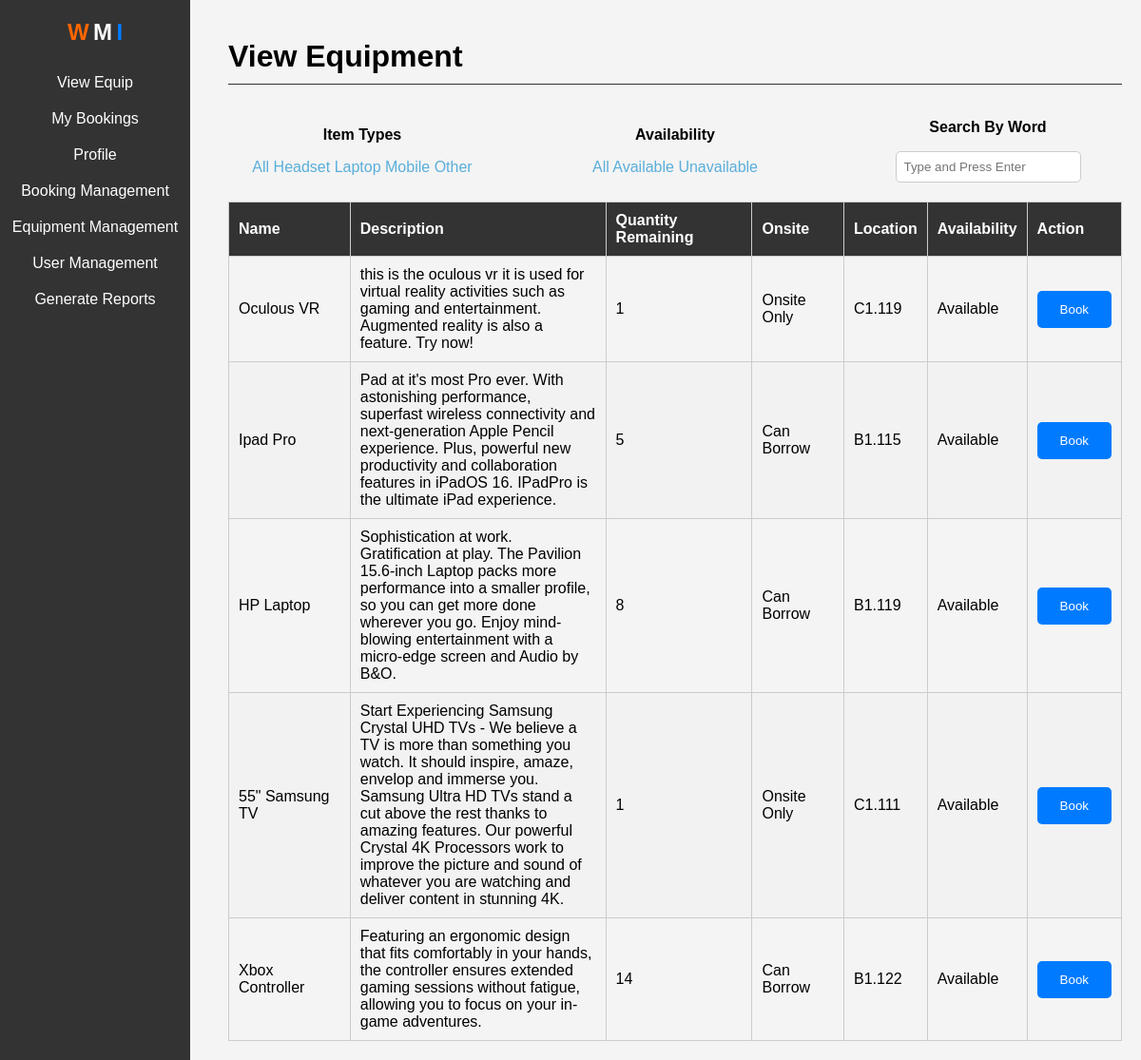
The app's page /equipmentView/ (signed in) with its own data.
### SchoolSystem/models.py (models this page shows, shortened)
class ItemType(models.Model):
    type = models.CharField(max_length=200)

class ItemStatus(models.Model):
    status = models.CharField(max_length=100)

class Item(models.Model):
    deviceSerialNumber = models.CharField(max_length=50, null=True, blank=True)
    name = models.CharField(max_length=50)
    type = models.ForeignKey('ItemType', on_delete=models.SET_NULL, null=True)
    CPU = models.CharField(max_length=50, null=True, blank=True)
    GPU = models.CharField(max_length=50, null=True, blank=True)
    RAM = models.CharField(max_length=50, null=True, blank=True)
    status = models.ForeignKey('ItemStatus', on_delete=models.SET_NULL, null=True)
    onsite = models.CharField(max_length=50, null=True, blank=True)
    audit = models.CharField(max_length=50, null=True, blank=True)
    item_inventory = models.IntegerField(null=True, blank=True)
    quantity = models.IntegerField(null=True, blank=True)
    location = models.CharField(max_length=50, null=True, blank=True)
    dateOut = models.CharField(max_length=50, null=True, blank=True)
    dateReturn = models.CharField(max_length=50, null=True, blank=True)
    description = models.TextField(null=True, blank=True)
    comments = models.TextField(null=True, blank=True)
    warranty_duration = models.CharField(max_length=50, null=True, blank=True)
    user = models.ForeignKey(User, on_delete=models.SET_NULL, null=True, blank=True)

### SchoolSystem/views.py (the view)
# urls.py: path("equipmentView/", views.equipmentView, name = "equipmentView"),
@login_required
def equipmentView(request):
    user = request.user
    is_staff = user.is_staff
    itemtypes = ItemType.objects.all()
    itemstatus = ItemStatus.objects.all()
    q = request.GET.get('q') if request.GET.get('q') is not None else ""
    status_filter = request.GET.get('status')
    type_filter = request.GET.get('type')
    sort_by = request.GET.get('sort')
    items = Item.objects.filter(
        Q(type__type__icontains=q) |
        Q(name__icontains=q) |
        Q(deviceSerialNumber__icontains=q) |
        Q(CPU__icontains=q) |
        Q(GPU__icontains=q) |
        Q(RAM__icontains=q) |
        Q(location__icontains=q) |
        Q(status__status__icontains=q)
    )
    if status_filter:
        items = items.filter(status__status=status_filter)
    if type_filter:
        items = items.filter(type__type=type_filter)
    if sort_by:
        items = items.order_by(sort_by)
    totalInventory = items.count()
    booking_form = BookingUserForm()
    context = {
        'items': items,
        'itemtypes': itemtypes,
        'itemstatus': itemstatus,
        'totalInventory': totalInventory,
        'booking_form': booking_form,
        'is_staff': is_staff
    }
    return render(request, 'equipmentView.html', context)

### SchoolSystem/forms.py
class BookingUserForm(forms.ModelForm):
    start_date = forms.DateField(label='Start Date', widget=forms.DateInput(attrs={'type': 'date'}))
    start_time = forms.TimeField(label='Start Time', widget=forms.TimeInput(attrs={'type': 'time'}))
    end_date = forms.DateField(label='End Date', widget=forms.DateInput(attrs={'type': 'date'}))
    end_time = forms.TimeField(label='End Time', widget=forms.TimeInput(attrs={'type': 'time'}))
    class Meta:
        model = Booking
        fields = [ 'start_date', 'start_time', 'end_date', 'end_time']

### SchoolSystem/templates/equipmentView.html (shortened to what this page needs)
<!DOCTYPE html>
<html lang="en">
<head>
</head>
<body>
    <div class="sidebar">
        <div class="sidebar-logo">
            <span style="font-size: 24px; font-weight: bold; color: #ff6600;">W</span>
            <span style="font-size: 24px; font-weight: bold; color: #ffffff;">M</span>
            <span style="font-size: 24px; font-weight: bold; color: #007bff;">I</span>
        </div>
        <ul>
            <li><a href="{% url 'equipmentView' %}">View Equip</a></li>
            <li><a href="{% url 'bookings_view' %}">My Bookings</a></li>
            <li><a href="{% url 'profile_management' %}">Profile</a></li>
            {% if is_staff %}
            <li><a href="{% url 'booking_management' %}">Booking Management</a></li>
            <li><a href="{% url 'equipmentManagement' %}">Equipment Management</a></li>
            <li><a href="{% url 'user_management' %}">User Management</a></li>
            <li><a href="{% url 'reports' %}">Generate Reports</a></li>
            {% endif %}
        </ul>
    </div>
    <div class="pageContent">
        <h1>View Equipment</h1>
        <div class="filters">
            <div class="filterSection">
                <p><strong>Item Types</strong></p>
                <a href="{% url 'equipmentView' %}">All</a>
                {% for itemtype in itemtypes %}
                    <a href="{% url 'equipmentView' %}?type={{ itemtype.type }}">{{ itemtype.type }}</a>
                {% endfor %}
            </div>
            <div class="filterSection">
                <p><strong>Availability</strong></p>
                <a href="{% url 'equipmentView' %}">All</a>
                {% for itemstatus in itemstatus %}
                    <a href="{% url 'equipmentView' %}?status={{ itemstatus.status }}">{{ itemstatus.status }}</a>
                {% endfor %}
            </div>
            <div class="filterSection">
                <p><strong>Search By Word</strong></p>
                <form method="GET" action="{% url 'equipmentView' %}">
                    <input type="text" name="q" class="searchInput" placeholder="Type and Press Enter">
                </form>
            </div>
        </div>
        <div class="scroll">
            <table class="equipmentTable">
                <thead>
                    <tr>
                        <th>Name</th>
                        <th>Description</th>
                        <th>Quantity Remaining</th>
                        <th>Onsite</th>
                        <th>Location</th>
                        <th>Availability</th>
                        <th>Action</th>
                    </tr>
                </thead>
                <tbody>
                    {% for item in items %}
                        <tr>
                            <td>{{ item.name }}</td>
                            <td>{{ item.description }}</td>
                            <td>{{ item.quantity }}</td>
                            <td>{{ item.onsite }}</td>
                            <td>{{ item.location }}</td>
                            <td>{{ item.status.status }}</td>
                            <td>
                                <form method="POST" action="{% url 'book_item' item.id %}">
                                    {% if item.quantity is not None and item.quantity > 0 and item.status.status == 'Available' %}
                                        <button type="submit">Book</button>
                                    {% else %}
                                        <button type="submit" disabled>Book</button>
                                    {% endif %}
                                </form>
                            </td>
                        </tr>
                    {% endfor %}
                </tbody>
            </table>
        </div>
    </div>
</body>
</html>

### SchoolSystem/templates/equipmentView.html (style rules this page uses)
body { margin: 0; font-family: Arial, sans-serif; background-color: #f4f4f4; }
.pageContent { margin-left: 220px; padding: 20px; }
h1 { border-bottom: 1px solid #333; padding-bottom: 10px; margin-bottom: 20px; }
.filters { display: flex; justify-content: space-between; align-items: center; margin-bottom: 20px; }
.filterSection { flex: 0 0 30%; text-align: center; }
.filterSection a { text-decoration: none; color: #5aaeda; }
.searchInput { padding: 8px; border: 1px solid #ccc; border-radius: 5px; }
.sidebar { position: fixed; left: 0; top: 0; height: 100%; width: 200px; background-color: #333; color: #fff; padding-top: 20px; text-align: center; }
.sidebar-logo { margin-bottom: 20px; }
.sidebar-logo span { font-size: 24px; font-weight: bold; }
.sidebar ul { list-style-type: none; padding: 0; }
.sidebar ul li { padding: 10px; }
.sidebar ul li a { color: #fff; text-decoration: none; }
.equipmentTable { width: 100%; border-collapse: collapse; margin-top: 20px; }
.equipmentTable td:nth-child(2) { max-width: 300px; word-wrap: break-word; }
.equipmentTable th, .equipmentTable td { border: 1px solid #ccc; padding: 10px; text-align: left; }
.equipmentTable th { background-color: #333; color: #fff; }
.equipmentTable tr:nth-child(even) { background-color: #f2f2f2; }
.equipmentTable button[type="submit"] { padding: 12px 24px; background-color: #007bff; color: #fff; border: none; border-radius: 5px; cursor: pointer; }

### records on screen
ItemType: type "Headset"
ItemType: type "Laptop"
ItemType: type "Mobile"
ItemType: type "Other"
ItemStatus: status "Available"
ItemStatus: status "Unavailable"
Item: name "Oculous VR", description "this is the oculous vr it is used for virtual reality activities such as gaming and entertainment. Augmented reality is also a feature. Try now!", quantity "1", onsite "Onsite Only", location "C1.119", status.status "Available", shows "Book"
Item: name "Ipad Pro", description "Pad at it's most Pro ever. With astonishing performance, superfast wireless connectivity and next-generation Apple Pencil experience. Plus, powerful new productivity and collaboration features in iPadOS 16. IPadPro is the ultimate iPad experience.", quantity "5", onsite "Can Borrow", location "B1.115", status.status "Available", shows "Book"
Item: name "HP Laptop", description "Sophistication at work. Gratification at play. The Pavilion 15.6-inch Laptop packs more performance into a smaller profile, so you can get more done wherever you go. Enjoy mind-blowing entertainment with a micro-edge screen and Audio by B&O.", quantity "8", onsite "Can Borrow", location "B1.119", status.status "Available", shows "Book"
Item: name "55\" Samsung TV", description "Start Experiencing Samsung Crystal UHD TVs - We believe a TV is more than something you watch. It should inspire, amaze, envelop and immerse you. Samsung Ultra HD TVs stand a cut above the rest thanks to amazing features. Our powerful Crystal 4K Processors work to improve the picture and sound of whatever you are watching and deliver content in stunning 4K.", quantity "1", onsite "Onsite Only", location "C1.111", status.status "Available", shows "Book"
Item: name "Xbox Controller", description "Featuring an ergonomic design that fits comfortably in your hands, the controller ensures extended gaming sessions without fatigue, allowing you to focus on your in-game adventures.", quantity "14", onsite "Can Borrow", location "B1.122", status.status "Available", shows "Book"
